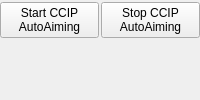
              <widget class="QWidget" name="tab_tabWidget_DY54_Bottom_Right_Oper_AutoAiming">
               <attribute name="title">
                <string>Aim</string>
               </attribute>
               <layout class="QGridLayout" name="gridLayout_2">
                <property name="leftMargin">
                 <number>0</number>
                </property>
                <property name="topMargin">
                 <number>0</number>
                </property>
                <property name="rightMargin">
                 <number>0</number>
                </property>
                <property name="bottomMargin">
                 <number>0</number>
                </property>
                <item row="1" column="1">
                 <widget class="QWidget" name="widget_DY54_Bottom_Right_Oper_AutoAiming" native="true">
                  <layout class="QGridLayout" name="gridLayout_6">
                   <property name="leftMargin">
                    <number>0</number>
                   </property>
                   <property name="topMargin">
                    <number>2</number>
                   </property>
                   <property name="rightMargin">
                    <number>0</number>
                   </property>
                   <property name="bottomMargin">
                    <number>0</number>
                   </property>
                   <property name="spacing">
                    <number>2</number>
                   </property>
                   <item row="0" column="0">
                    <widget class="QPushButton" name="pushButton_DY54_Right_CCIP_2">
                     <property name="text">
                      <string>Start CCIP
AutoAiming</string>
                     </property>
                    </widget>
                   </item>
                   <item row="0" column="1">
                    <widget class="QPushButton" name="pushButton_DY54_Right_CCIP">
                     <property name="text">
                      <string>Stop CCIP
AutoAiming</string>
                     </property>
                    </widget>
                   </item>
                   <item row="1" column="0" colspan="2">
                    <spacer name="verticalSpacer_2">
                     <property name="orientation">
                      <enum>Qt::Vertical</enum>
                     </property>
                     <property name="sizeHint" stdset="0">
                      <size>
                       <width>0</width>
                       <height>0</height>
                      </size>
                     </property>
                    </spacer>
                   </item>
                  </layout>
                 </widget>
                </item>
               </layout>
              </widget>
